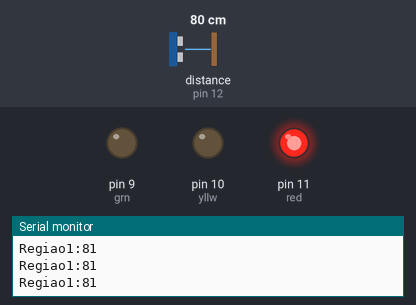
Bench run of a sketch on a simulated Arduino Uno, built with avr-gcc and run on an emulated ATmega328P. On the bench: output pins drawn as LEDs (lit = HIGH), the last lines printed to the serial monitor. Wiring (inferred from the names in the program): ultrasonic range finder: trigger pin 13; echo pin 12. Dashed ring = blinking. The inputs (shaded band) are chosen by the test bench; at power-on: distance to the obstacle (sensor on pin 12) 80 cm. The echo pulse lasts 58.3 µs per cm; pins used as bus, display or sensor lines are not drawn.

Above: at 1.2 s.
1.3 s: distance to the obstacle (sensor on pin 12) set to 94 cm
4.3 s: distance to the obstacle (sensor on pin 12) set to 102 cm
At 4.74 s:
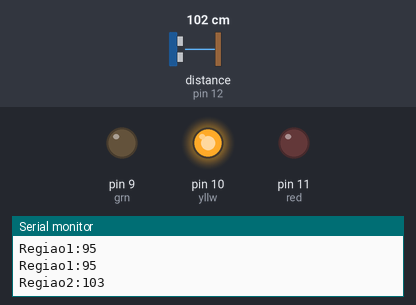
7.3 s: distance to the obstacle (sensor on pin 12) set to 192 cm
At 7.5 s:
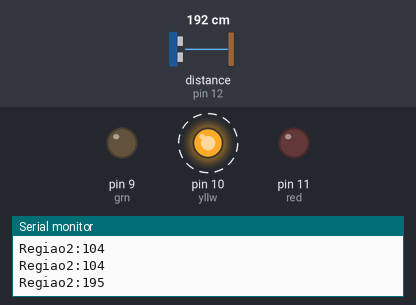
10.3 s: distance to the obstacle (sensor on pin 12) set to 199 cm
At 10.62 s:
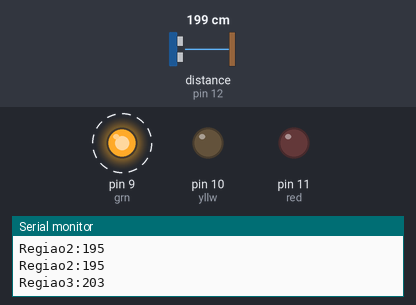
13.3 s: distance to the obstacle (sensor on pin 12) set to 9 cm
At 13.73 s:
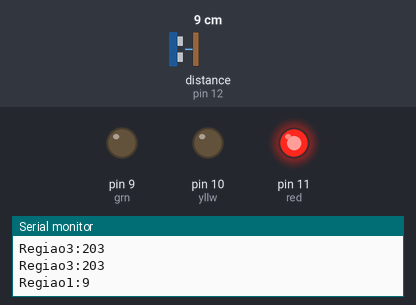
16.3 s: distance to the obstacle (sensor on pin 12) set to 120 cm
At 16.75 s:
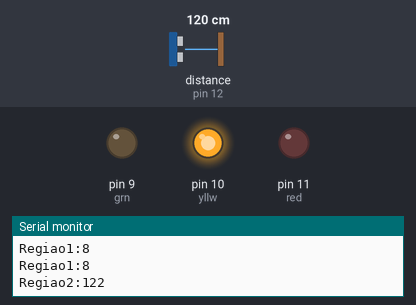
Timing chart, 0 to 19.3 s (numbered marks = the images above; inputs shaded):
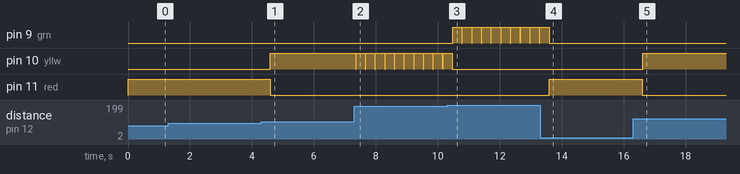

Measured:
- the behaviour switches between 98 and 99 cm on distance to the obstacle (sensor on pin 12) (found by bisection; images 0 and 1)
- the behaviour switches between 196 and 197 cm on distance to the obstacle (sensor on pin 12) (found by bisection; images 2 and 3)
- after the input at 4.3 s, pin 10 (yllw): LOW → HIGH after 0.29 s; pin 11 (red): HIGH → LOW after 0.29 s
- after the input at 7.3 s, pin 10 (yllw): alternates HIGH for 0.30 s and LOW for 0.01 s, starting after 0.05 s
- after the input at 10.3 s, pin 9 (grn): alternates HIGH for 0.30 s and LOW for 0.01 s, starting after 0.18 s; pin 10 (yllw): goes on until 10.5 s, then stays LOW
- after the input at 13.3 s, pin 9 (grn): goes on until 13.6 s, then stays LOW; pin 11 (red): LOW → HIGH after 0.29 s
- after the input at 16.3 s, pin 10 (yllw): LOW → HIGH after 0.31 s; pin 11 (red): HIGH → LOW after 0.30 s

The sketch:

arduino1.ino
```cpp
#include <stdio.h>
#include <stdlib.h>
#include <string.h>

// distance sensor
int trigger =13, echo = 12;
int cm = 0;
char num[10];

//leds
int red = 11, yllw = 10, grn = 9;

long readUltrasonicDistance(int triggerPin, int echoPin)
{
  pinMode(triggerPin, OUTPUT);  // Clear the trigger
  digitalWrite(triggerPin, LOW);
  delayMicroseconds(2);
  // Sets the trigger pin to HIGH state for 10 microseconds
  digitalWrite(triggerPin, HIGH);
  delayMicroseconds(10);
  digitalWrite(triggerPin, LOW);
  pinMode(echoPin, INPUT);
  // Reads the echo pin, and returns the sound wave travel time in microseconds
  return pulseIn(echoPin, HIGH);
}

void setup()
{
  Serial.begin(9600);
  pinMode(red, OUTPUT);
  pinMode(yllw, OUTPUT);
  pinMode(grn, OUTPUT);
}

void loop()
{
  // measure the ping time in cm
  cm = 0.0175 * readUltrasonicDistance(trigger, echo);
  itoa(cm,num,10);
  if(cm < 100){
    Serial.write("Regiao1:");
    Serial.write(num);
    Serial.write(" ");
    digitalWrite(red, HIGH);

  } else if(100 <= cm && cm < 200){
    Serial.write("Regiao2:");
    Serial.write(num);
    digitalWrite(yllw, HIGH);

  } else{
    Serial.write("Regiao3:");
    Serial.write(num);
    digitalWrite(grn, HIGH);
  }
  Serial.write('\n');
  delay(300);
  digitalWrite(red, LOW);
  digitalWrite(yllw, LOW);
  digitalWrite(grn, LOW);
}
```
